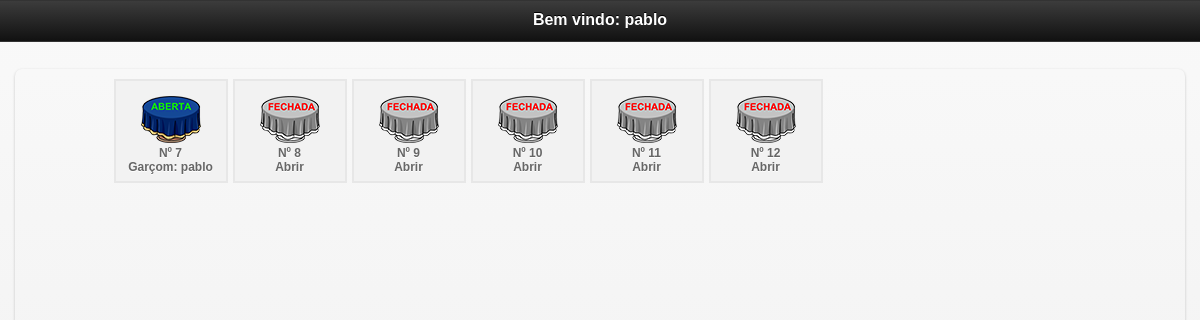
The app's page /mobile/mesas.php (signed in), older data.
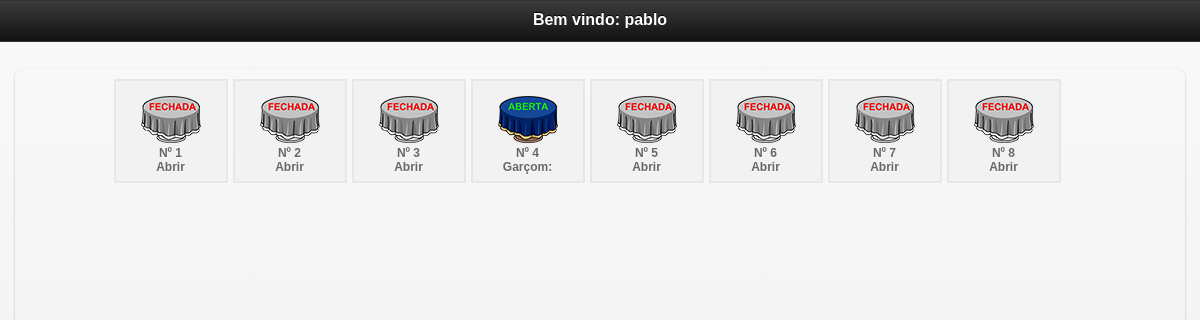
The same page, newer data.
### tables this page shows
CREATE TABLE `mesa` (
  `id_mesa` int(10) NOT NULL AUTO_INCREMENT,
  `numero` int(10) NOT NULL,
  `idGarcon` varchar(200) NOT NULL,
  `situacao` int(1) NOT NULL,
  PRIMARY KEY (`id_mesa`)
);

CREATE TABLE `garcon` (
  `idGarcon` int(10) NOT NULL AUTO_INCREMENT,
  `nomeGarcon` varchar(200) NOT NULL,
  `login` varchar(20) NOT NULL,
  `senha` varchar(20) NOT NULL,
  `nv` int(1) NOT NULL,
  PRIMARY KEY (`idGarcon`)
);

### mobile/mesas.php (the view, shortened to what this page needs)
<?php include "../config/conexao.php";
$login = $_SESSION['garcon_session'];
$g = mysql_query("SELECT * FROM garcon WHERE login='$login'");
$mostra = mysql_fetch_array($g);
?>
<!doctype html>
<html class="no-js ui-mobile-rendering" lang="pt">
<head>
      <link rel="stylesheet" href="css/jquery.mobile-1.3.1.min.css" />
      <link rel="stylesheet" href="../css/css.css"/>
</head>
<body>
<div id="categories" data-role="page" data-title="Categories">
      <div data-role="header">
            <h1>Bem vindo: <?php echo $mostra['nomeGarcon'] ?></h1>
      </div>
      <div data-role="content">
            <ul data-role="listview" data-inset="true">
            <div id="mesas2">
<ul>
	<?php
		$sql = mysql_query("SELECT * FROM mesa ORDER BY id_mesa ASC");
		while($ver = mysql_fetch_array($sql)){
			$situacao = $ver['situacao'];
			$id_mesa = $ver['id_mesa'];
			$numero = $ver['numero'];
			$idGarcon = $ver['idGarcon'];
			$gar = mysql_query("SELECT * FROM garcon WHERE idGarcon='$idGarcon'");
			$bosta = mysql_fetch_assoc($gar);
			$nomeGarcon = $bosta['nomeGarcon'];
			if($situacao == 0){
				$img = "<img src='../imagens/mesafechada.png' width='60' height='47' border='0'>";
			}else{
			$img = "<img src='../imagens/mesaaberta.png' width='60' height='47' border='0'>";
			}
	?>
	<li><a href="inicio.php?id_mesa=<?php echo $id_mesa ?>&idGarcon=<?php echo $idGarcon ?>"><?php echo $img; echo "<br/>";  echo 'Nº '.$numero;  echo "<br/>"; if($situacao == 1){echo "Garçom: ".$nomeGarcon; }else{echo "Abrir";} ?></a></li>
<?php } ?>
</ul>
</div>
</body>
</html>

Row changes from the older to the newer data that the page shows:
removed mesa: situacao 0 (drawn), numero "9"
removed mesa: situacao 0 (drawn), numero "10"
removed mesa: situacao 0 (drawn), numero "11"
removed mesa: situacao 0 (drawn), numero "12"
added mesa: situacao 0 (drawn), numero "1"
added mesa: situacao 0 (drawn), numero "2"
added mesa: situacao 0 (drawn), numero "3"
added mesa: situacao 1 (drawn), numero "4"
added mesa: situacao 0 (drawn), numero "5"
added mesa: situacao 0 (drawn), numero "6"
changed mesa (number 7 of 8 on the later page): situacao: picture added; situacao: picture removed; idGarcon.nomeGarcon "pablo" → (not shown); situacao "Garçom:" → "Abrir"
